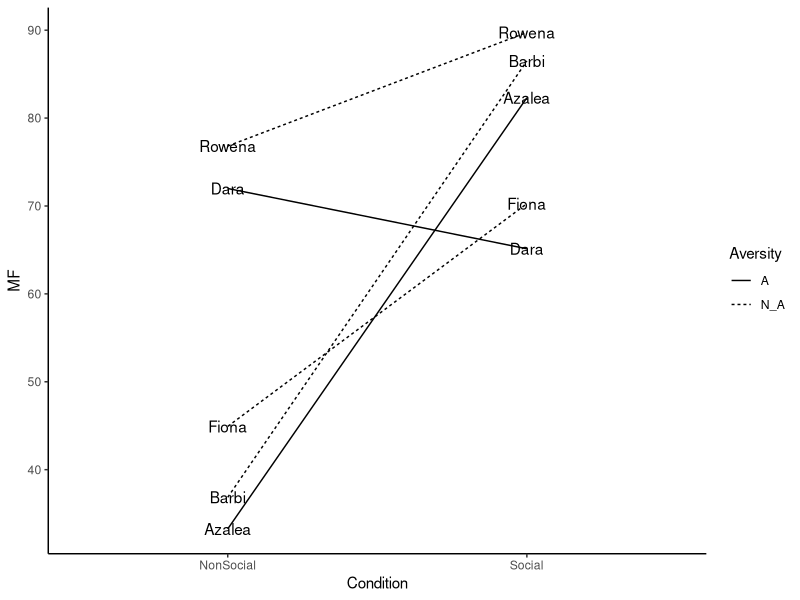
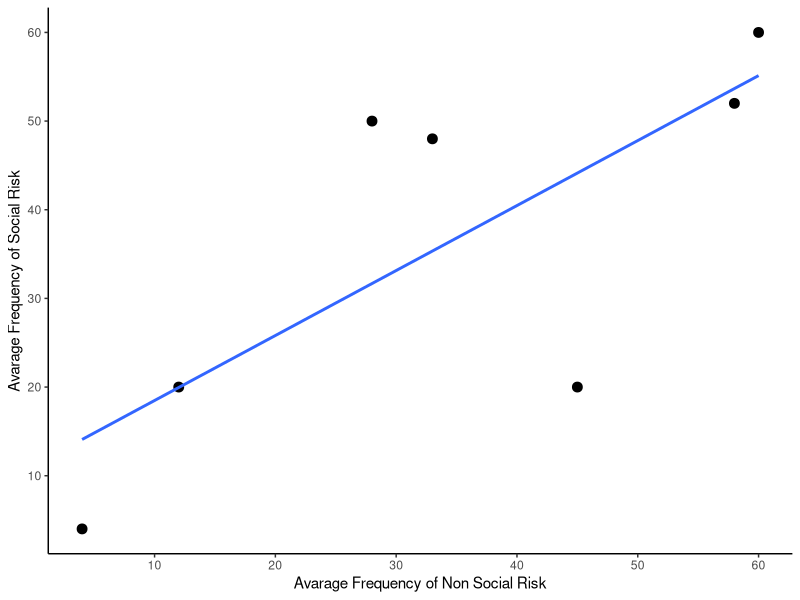
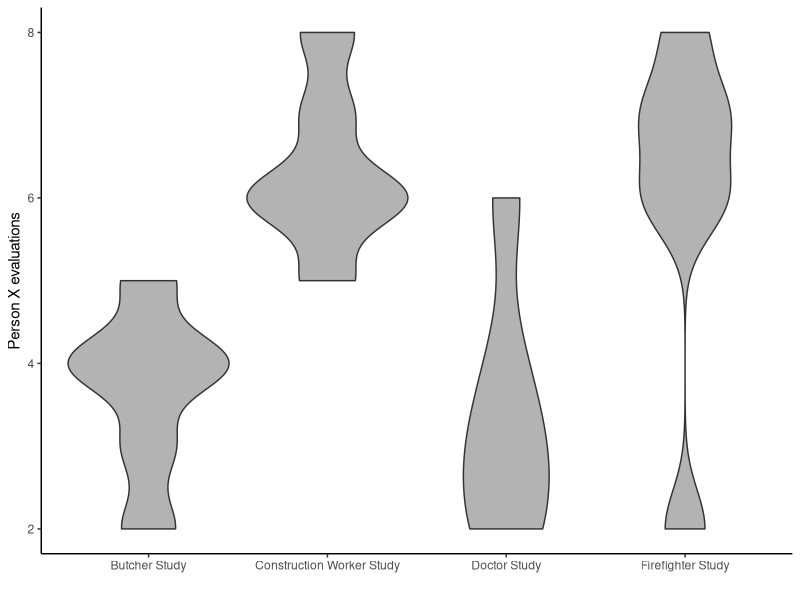
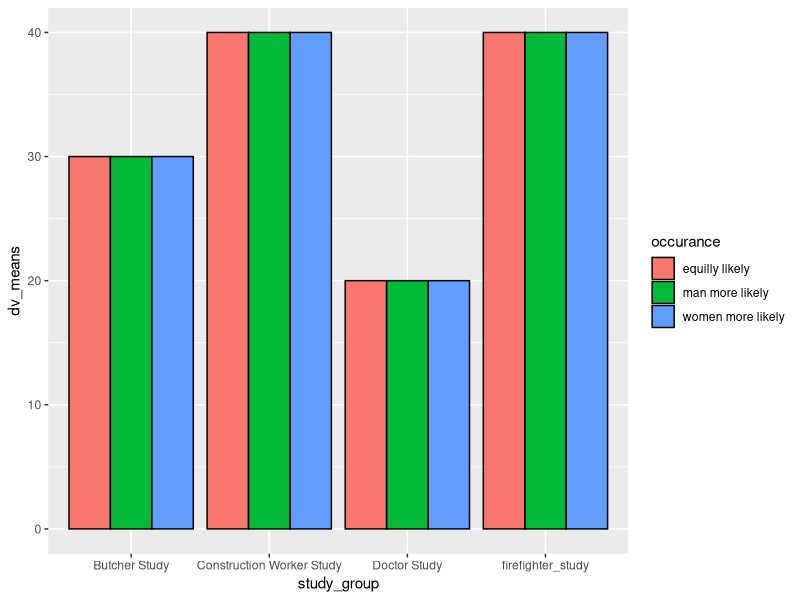
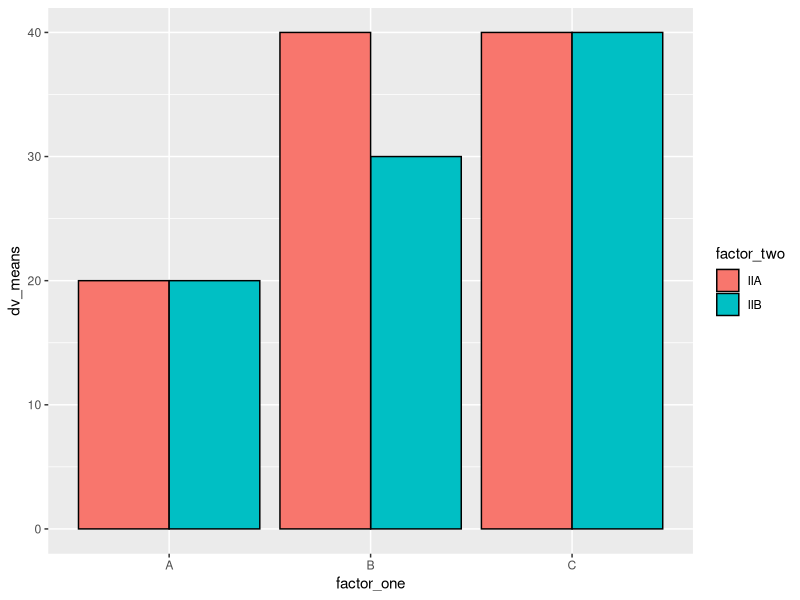

Source code (R) for these figures, in order:
## ---- chunk 1
knitr::opts_chunk$set(echo = TRUE)
## ---- chunk 2
library(ggplot2)
Names <-rep(c("Dara", "Azalea", "Barbi", "Rowena", "Fiona"),each=2)
MF <- rnorm(10,45,25) # 10 is the number of numbers you want, and 45 to 25 is the range
Condition <- rep(c("Social","NonSocial"),5)
Aversity <- rep(c("A","N_A" ),times=c(4,6))
  plot_df <- data.frame(Names, MF, Condition, Aversity)
  
  ggplot(plot_df, aes(x=Condition, y=MF, group=Names, linetype=Aversity))+
    geom_line()+
    geom_text(label=Names)+
    theme_classic()


## ---- chunk 3
library(ggplot2)
 nonsocial_risk <- c(45,12,4,28,33,58,60)
  social_risk <- c(20,20,4,50,48,52,60)
  figure_df <- data.frame(nonsocial_risk,social_risk)
  
  ggplot(figure_df, aes(x=nonsocial_risk,y=social_risk)) + 
    geom_point(size=3) + 
    geom_smooth(method="lm", se = FALSE) +
    theme_classic() +
    xlab("Avarage Frequency of Non Social Risk") +
    ylab("Avarage Frequency of Social Risk") +
    scale_y_continuous(breaks = seq(0, 100, by = 10)) +
    scale_x_continuous(breaks = seq(0, 100, by = 10))


## ---- chunk 4
library(ggplot2)
  study_group <- c(doctor_study = rep("Doctor Study", 6), butcher_study = rep("Butcher Study", 6), 
             firefighter_study = rep("Firefighter Study", 6), 
             construction_worker_study = rep("Construction Worker Study", 6))
  eval_data <- c(2,3,4,2,3,6,5,4,3,4,4,2,2,7,7,6,6,8,6,6,5,6,7,8)
  figure_df2 <- data.frame(study_group,eval_data)
  
  ggplot(figure_df2, aes(factor(study_group), eval_data)) +
    geom_violin(fill="gray70") +
    theme_classic() +
    ylab("Person X evaluations") +
    xlab("")
  
## ---- chunk 5
library(ggplot2)
  study_group <- rep(as.factor(c("Doctor Study", "Butcher Study", "firefighter_study", "Construction Worker Study")),3)
  occurance <- rep(as.factor(c("women more likely", "equilly likely","man more likely")),4)
  dv_means <- c(20,30,40,40)
dv_SEs   <- c(4,3.4,3)
plot_df3 <- data.frame(study_group,
                      occurance,
                      dv_means,
                      dv_SEs)
  
  ggplot(plot_df3, aes(x=study_group,y=dv_means, # aestetics definition has gotten 
                    group=occurance, 
                   # color=factor_two))+  # color here means the border collor
                    fill=occurance))+
  geom_bar(stat="identity", 
           position="dodge",
           color="black")
  
## ---- chunk 6
factor_one <- rep(as.factor(c("A","B","C")),2) # this 2 means repeat ABC twice
factor_two <- rep(as.factor(c("IIA","IIB")),3)
dv_means <- c(20,30,40,20,40,40)
dv_SEs   <- c(4,3.4,4,3,2,4)
plot_df <- data.frame(factor_one,
                      factor_two,
                      dv_means,
                      dv_SEs)

# basic bar graph

ggplot(plot_df, aes(x=factor_one,y=dv_means, # aestetics definition has gotten 
                    group=factor_two, 
                   # color=factor_two))+  # color here means the border collor
                    fill=factor_two))+
  geom_bar(stat="identity", 
           position="dodge",
           color="black")
